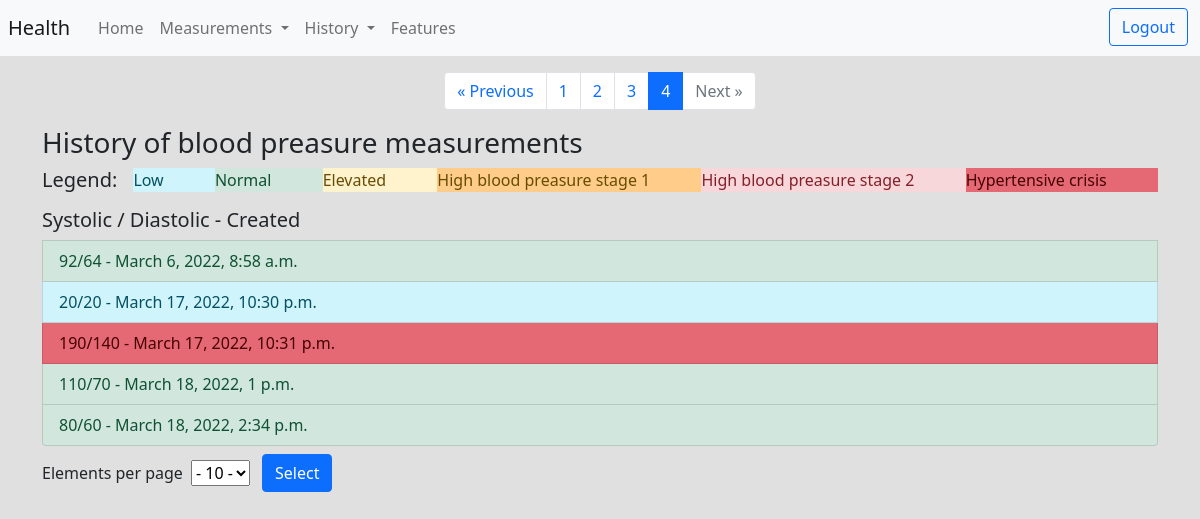
The app's page /history/blood_preasure?page=4&elem=10 (signed in) with its own data.
### measurements/models.py (models this page shows, shortened)
class BloodPreasure(Timestamp):
  user = models.ForeignKey("auth.User", on_delete=models.CASCADE, related_name="blood_preasure")
  systolic_bp = models.IntegerField(blank=False, null=False)
  diastolic_bp = models.IntegerField(blank=False, null=False)
  category = models.PositiveSmallIntegerField(default=BPCategory.NORMAL)
  note = models.TextField(max_length=500, blank=True, null=True)

### history/views.py (the view)
# urls.py: path('blood_preasure', BloodPreasureHistory, name='blood_preasure'),
def BloodPreasureHistory(request):
  user = request.user
  if user.is_authenticated:
    history = BloodPreasure.objects.filter(user=user)
    if request.method == 'POST':
      elem_on_page = int(request.POST.get('selected').strip('-'))
    if request.method == 'GET':
      try:
        elem_on_page = int(request.GET.get('elem'))
      except:
        elem_on_page = 10
    paginator = Paginator(history, elem_on_page)
    page_number = request.GET.get('page')
    page_obj = paginator.get_page(page_number)
    return render(request,
                  'history/blood.html',
                  {'page_obj': page_obj,
                   'elem_on_page': elem_on_page,
                   'category': BPCategory}
                  )
  else:
    return HttpResponseRedirect(reverse_lazy('login'))

### history/templates/history/blood.html (shortened to what this page needs)
{% extends "base.html" %}
{% block body %}
  <div class="container">
    <div aria-label="Page navigation">
      <ul class="pagination justify-content-center">
        {% if page_obj.has_previous %}
          <li class="page-item">
            <a class="page-link" href="?page={{ page_obj.previous_page_number }}&elem={{ elem_on_page }}">&laquo; Previous</a>
          </li>
        {% else %}
          <li class="page-item disabled">
            <a class="page-link" href="#" tabindex="-1" aria-disabled="True">&laquo; Previous</a>
          </li>
        {% endif %}
        {% for i in page_obj.paginator.page_range %}
          {% if page_obj.number == i %}
            <li class="page-item active" aria-current="page">
              <span class="page-link">
                {{ i }}
              </span>
            </li>
          {% else %}
            <li class="page-item">
              <a class="page-link" href="?page={{ i }}&elem={{ elem_on_page }}" >{{ i }}</a>
            </li>
          {% endif %}
        {% endfor %}
        {% if page_obj.has_next %}
        <li class="page-item">
          <a class="page-link" href="?page={{ page_obj.next_page_number }}&elem={{ elem_on_page }}">Next &raquo;</a>
        </li>
        {% else %}
        <li class="page-item disabled">
          <a class="page-link" href="#" tabindex="-1" aria-disabled="true">Next &raquo;</a>
        </li>
        {% endif %}
      </ul>
    </div>
    <div class="list-group">
      <h3>History of blood preasure measurements</h3>
      <div class="d-flex">
        <h5 class="me-3">Legend:</h5>
        <p class="list-group-item-info flex-fill">Low</p>
        <p class="list-group-item-success flex-fill">Normal</p>
        <p class="list-group-item-warning flex-fill">Elevated</p>
        <p class="list-group-item-height-warning flex-fill">High blood preasure stage 1</p>
        <p class="list-group-item-danger flex-fill">High blood preasure stage 2</p>
        <p class="list-group-item-height-danger flex-fill">Hypertensive crisis</p>
      </div>
      <h5>Systolic / Diastolic - Created</h5>
      {% for h in page_obj %}
        {% if h.category == category.CRISIS %}
          <a href="{% url 'history:blood_preasure_details' h.id %}" class="list-group-item list-group-item-height-danger">
        {% elif h.category == category.STAGE_2 %}
          <a href="{% url 'history:blood_preasure_details' h.id %}" class="list-group-item list-group-item-danger">
        {% elif h.category == category.STAGE_1 %}
          <a href="{% url 'history:blood_preasure_details' h.id %}" class="list-group-item list-group-item-height-warning">
        {% elif h.category == category.LOW %}
          <a href="{% url 'history:blood_preasure_details' h.id %}" class="list-group-item list-group-item-info">
        {% elif h.category == category.NORMAL %}
          <a href="{% url 'history:blood_preasure_details' h.id %}" class="list-group-item list-group-item-success">
        {% else %}
          <a href="{% url 'history:blood_preasure_details' h.id %}" class="list-group-item list-group-item-warning">
        {% endif %}
            {{ h.systolic_bp }}/{{ h.diastolic_bp }} - {{ h.created }}
          </a>
      {% endfor %}
    </div>
    <form method="post">
      <div class="form-row align-items-center d-flex">
        <div class="col-auto">
          <label for="inlineFormCustomSelect">Elements per page</label>
          <select class="text-center custom-select mx-1" name="selected">
            <option selected>- {{ elem_on_page }} -</option>
          </select>
        </div>
        <div class="col-auto m-2">
          <button type="submit" class="btn btn-primary">Select</button>
        </div>
      </div>
    </form>
  </div>
{% endblock %}

### common/static/common/css/style.css (style rules this page uses)
body { background-color: rgb(224, 224, 224); }
.list-group-item-height-warning { background-color: #ffcc8a; color: #664d03; }
.list-group-item-height-danger { background-color: #e56975; color: #460202; }

### records on screen
BloodPreasure: systolic_bp "92", diastolic_bp "64", created "March 6, 2022, 8:58 a.m."
BloodPreasure: systolic_bp "20", diastolic_bp "20", created "March 17, 2022, 10:30 p.m."
BloodPreasure: systolic_bp "190", diastolic_bp "140", created "March 17, 2022, 10:31 p.m."
BloodPreasure: systolic_bp "110", diastolic_bp "70", created "March 18, 2022, 1 p.m."
BloodPreasure: systolic_bp "80", diastolic_bp "60", created "March 18, 2022, 2:34 p.m."

### other values on screen
{{ i }} "1" "2" "3"
{{ i }} "4"
